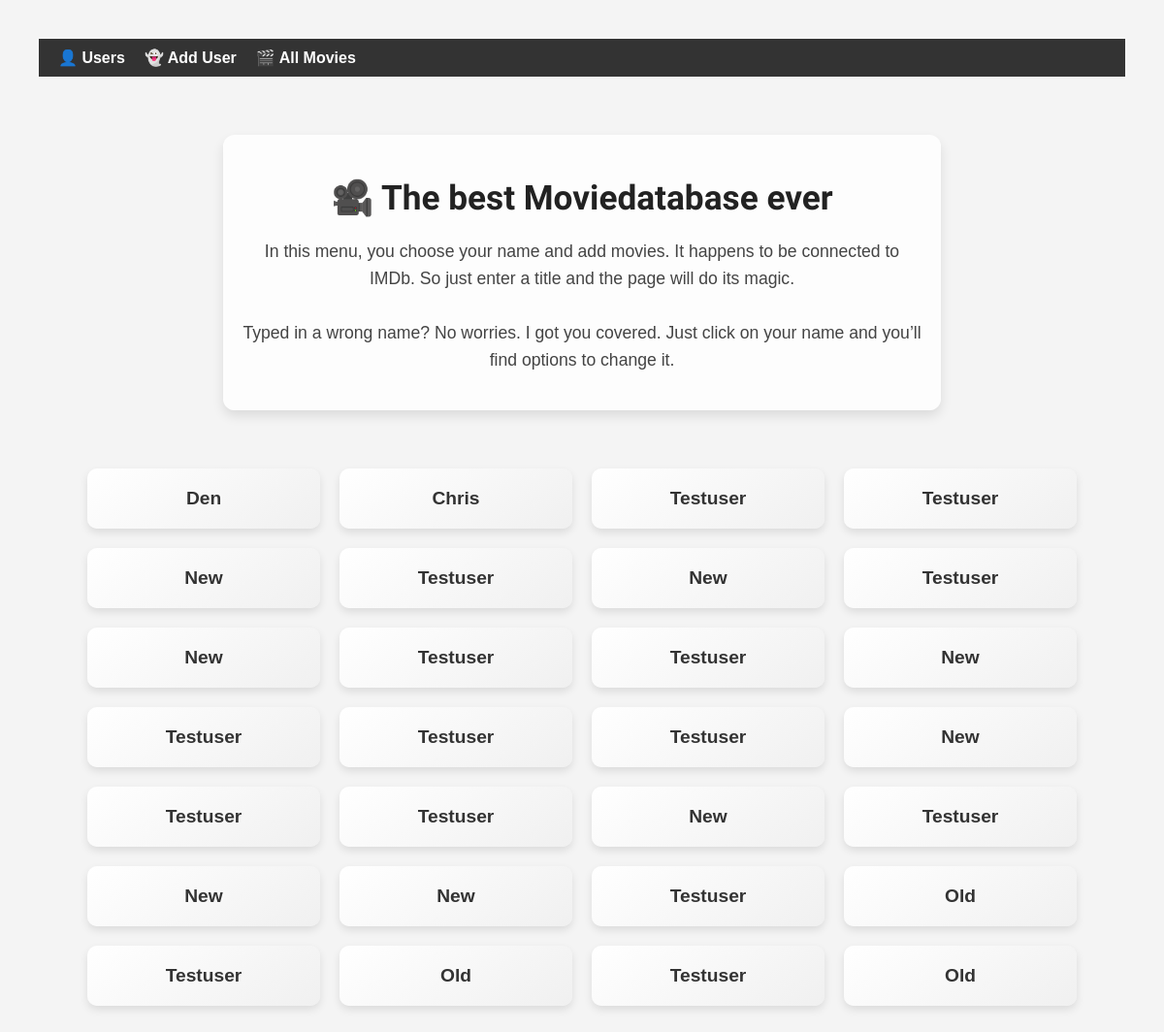
/users, run on an earlier commit of the app's database.
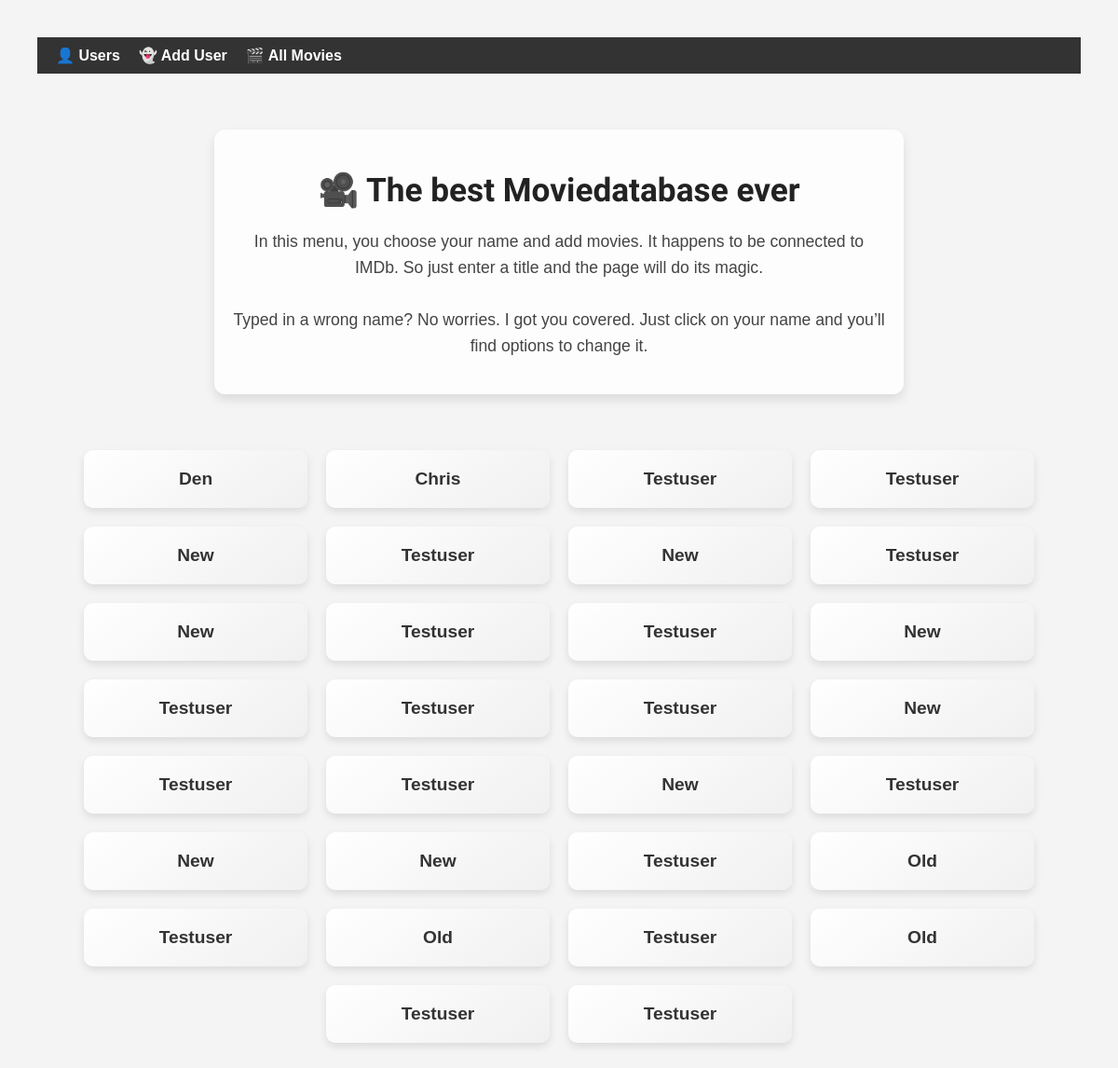
And on a later commit of the database.
### models.py (models this page shows, shortened)
class User(db.Model):
    __tablename__ = 'users'
    user_id = db.Column(db.Integer, primary_key=True)
    user_name = db.Column(db.String)
    movies = db.relationship('Movie', backref='user', cascade='all, delete', lazy=True)

### app.py (the view)
@app.route('/users')
def list_users():
    users = data_manager.get_all_users()
    return render_template('users.html', users=users)

### datamanager.py (called while the page is built)
    def get_all_users(self):
        return User.query.all()

### templates/users.html (shortened to what this page needs)
<!doctype html>
<html lang="en">
<head>
<link rel="stylesheet" href="{{ url_for('static', filename='style.css') }}">    <title>Users</title>
</head>
<body>
{% extends "base.html" %}
{% block content %}
<div class="intro">
    <h1>🎥 The best Moviedatabase ever</h1>
    <p>
        In this menu, you choose your name and add movies. It happens to be connected to IMDb.
        So just enter a title and the page will do its magic. <br><br>
        Typed in a wrong name? No worries. I got you covered. Just click on your name and you’ll find options to change it.
    </p>
</div>
<div class="user-list">
    {% for user in users %}
        <div class="user-card">
            <a href="{{ url_for('list_user_movies', user_id=user.user_id) }}">{{ user.user_name }}</a>
        </div>
    {% else %}
        <p>No users found.</p>
    {% endfor %}
</div>
{% endblock %}

### templates/base.html (shortened to what this page needs)
<!doctype html>
<html lang="en">
<head>
    <link rel="stylesheet" href="{{ url_for('static', filename='style.css') }}">
</head>
<body>
    <nav class="navbar">
        <a href="{{ url_for('list_users') }}">👤 Users</a>
        <a href="{{ url_for('add_user') }}"> 👻 Add User</a>
        <a href="{{ url_for('all_movies') }}">🎬 All Movies</a>
    </nav>
    <div class="container">
        {% block content %}{% endblock %}
    </div>
</body>
</html>

### static/style.css (style rules this page uses)
body { font-family: Arial, sans-serif; margin: 40px; background-color: #f4f4f4; color: #333; }
h1 { font-family: 'Rowdies', sans-serif; text-align: center; color: #222; }
.navbar { background-color: #333; padding: 10px 20px; display: flex; gap: 20px; }
.navbar a { color: white; text-decoration: none; font-weight: bold; }
.container { max-width: 1200px; margin: auto; padding: 20px; }
a { text-decoration: none; color: #007BFF; }
.intro { text-align: center; max-width: 700px; margin: 40px auto; padding: 20px; background-color: #ffffffdd; border-radius: 12px; box-shadow: 0 6px 12px rgba(0,0,0,0.1); }
.intro h1 { font-family: 'Rowdies'; font-size: 2.2rem; margin-bottom: 20px; }
.intro p { font-size: 1.1rem; line-height: 1.6; color: #444; }
.user-list { display: flex; flex-wrap: wrap; gap: 20px; justify-content: center; padding: 20px; }
.user-card { padding: 20px; background: linear-gradient(145deg, #ffffff, #f0f0f0); border-radius: 10px; box-shadow: 0 4px 8px rgba(0,0,0,0.1); transition: transform 0.2s ease, box-shadow 0.2s ease; width: 200px; text-align: center; font-weight: bold; }
.user-card a { text-decoration: none; color: #333; font-size: 1.2em; }

What changed in the data, as far as the page shows it:
added User: user_name "Testuser"
added User: user_name "Testuser"
